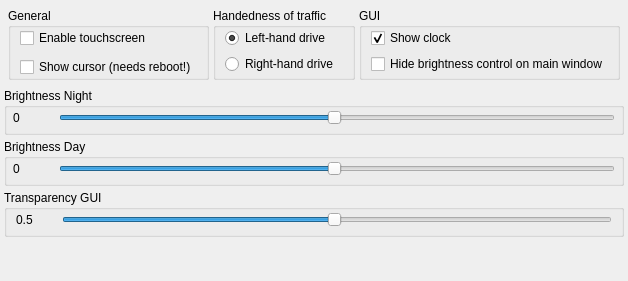
     <widget class="QWidget" name="Interface">
      <attribute name="title">
       <string>Interface</string>
      </attribute>
      <layout class="QVBoxLayout" name="_InterfaceLayout">
       <property name="spacing">
        <number>4</number>
       </property>
       <property name="leftMargin">
        <number>4</number>
       </property>
       <property name="topMargin">
        <number>4</number>
       </property>
       <property name="rightMargin">
        <number>4</number>
       </property>
       <property name="bottomMargin">
        <number>4</number>
       </property>
       <item>
        <layout class="QHBoxLayout" name="drivegui">
         <property name="spacing">
          <number>4</number>
         </property>
         <property name="leftMargin">
          <number>4</number>
         </property>
         <property name="topMargin">
          <number>4</number>
         </property>
         <property name="rightMargin">
          <number>4</number>
         </property>
         <property name="bottomMargin">
          <number>4</number>
         </property>
         <item>
          <widget class="QGroupBox" name="general">
           <property name="title">
            <string>General</string>
           </property>
           <layout class="QVBoxLayout" name="inputs">
            <property name="spacing">
             <number>9</number>
            </property>
            <property name="leftMargin">
             <number>9</number>
            </property>
            <property name="topMargin">
             <number>0</number>
            </property>
            <property name="rightMargin">
             <number>9</number>
            </property>
            <property name="bottomMargin">
             <number>0</number>
            </property>
            <item>
             <widget class="QCheckBox" name="CheckBoxEnableTouchscreen">
              <property name="text">
               <string>Enable touchscreen</string>
              </property>
             </widget>
            </item>
            <item>
             <widget class="QCheckBox" name="CheckBoxShowCursor">
              <property name="text">
               <string>Show cursor (needs reboot!)</string>
              </property>
             </widget>
            </item>
           </layout>
          </widget>
         </item>
         <item>
          <widget class="QWidget" name="verticalWidget_2" native="true">
           <layout class="QVBoxLayout" name="verticalLayout_12">
            <property name="leftMargin">
             <number>0</number>
            </property>
            <property name="topMargin">
             <number>0</number>
            </property>
            <property name="rightMargin">
             <number>0</number>
            </property>
            <property name="bottomMargin">
             <number>0</number>
            </property>
            <item>
             <widget class="QGroupBox" name="GroupHandenessOfTraffic">
              <property name="title">
               <string>Handedness of traffic</string>
              </property>
              <property name="alignment">
               <set>Qt::AlignLeading|Qt::AlignLeft|Qt::AlignTop</set>
              </property>
              <layout class="QVBoxLayout" name="verticalLayout_23">
               <property name="topMargin">
                <number>0</number>
               </property>
               <property name="bottomMargin">
                <number>2</number>
               </property>
               <item>
                <widget class="QRadioButton" name="RadioLeftHandDrive">
                 <property name="sizePolicy">
                  <sizepolicy hsizetype="Expanding" vsizetype="Fixed">
                   <horstretch>0</horstretch>
                   <verstretch>0</verstretch>
                  </sizepolicy>
                 </property>
                 <property name="text">
                  <string>Left-hand drive</string>
                 </property>
                 <property name="checked">
                  <bool>true</bool>
                 </property>
                </widget>
               </item>
               <item>
                <widget class="QRadioButton" name="RadioRightHandDrive">
                 <property name="sizePolicy">
                  <sizepolicy hsizetype="Expanding" vsizetype="Fixed">
                   <horstretch>0</horstretch>
                   <verstretch>0</verstretch>
                  </sizepolicy>
                 </property>
                 <property name="text">
                  <string>Right-hand drive</string>
                 </property>
                </widget>
               </item>
              </layout>
             </widget>
            </item>
           </layout>
          </widget>
         </item>
         <item>
          <widget class="QGroupBox" name="groupBoxGUI">
           <property name="title">
            <string>GUI</string>
           </property>
           <layout class="QVBoxLayout" name="verticalLayout_24">
            <property name="topMargin">
             <number>0</number>
            </property>
            <property name="bottomMargin">
             <number>2</number>
            </property>
            <item>
             <widget class="QCheckBox" name="CheckBoxShowClock">
              <property name="sizePolicy">
               <sizepolicy hsizetype="Expanding" vsizetype="Fixed">
                <horstretch>0</horstretch>
                <verstretch>0</verstretch>
               </sizepolicy>
              </property>
              <property name="text">
               <string>Show clock</string>
              </property>
              <property name="checked">
               <bool>true</bool>
              </property>
             </widget>
            </item>
            <item>
             <widget class="QCheckBox" name="CheckBoxHideBrightnessControl">
              <property name="text">
               <string>Hide brightness control on main window</string>
              </property>
             </widget>
            </item>
           </layout>
          </widget>
         </item>
        </layout>
       </item>
       <item>
        <widget class="QGroupBox" name="GroupSliderNight">
         <property name="sizePolicy">
          <sizepolicy hsizetype="Expanding" vsizetype="Fixed">
           <horstretch>0</horstretch>
           <verstretch>0</verstretch>
          </sizepolicy>
         </property>
         <property name="title">
          <string>Brightness Night</string>
         </property>
         <layout class="QFormLayout" name="formLayout_17">
          <property name="leftMargin">
           <number>6</number>
          </property>
          <property name="topMargin">
           <number>0</number>
          </property>
          <property name="rightMargin">
           <number>6</number>
          </property>
          <property name="bottomMargin">
           <number>4</number>
          </property>
          <item row="1" column="0">
           <widget class="QLabel" name="labelBrightnessNight">
            <property name="sizePolicy">
             <sizepolicy hsizetype="Minimum" vsizetype="Fixed">
              <horstretch>0</horstretch>
              <verstretch>0</verstretch>
             </sizepolicy>
            </property>
            <property name="minimumSize">
             <size>
              <width>40</width>
              <height>20</height>
             </size>
            </property>
            <property name="maximumSize">
             <size>
              <width>16777215</width>
              <height>20</height>
             </size>
            </property>
            <property name="text">
             <string>0</string>
            </property>
           </widget>
          </item>
          <item row="1" column="1">
           <widget class="QSlider" name="horizontalSliderNight">
            <property name="sizePolicy">
             <sizepolicy hsizetype="Expanding" vsizetype="Expanding">
              <horstretch>0</horstretch>
              <verstretch>0</verstretch>
             </sizepolicy>
            </property>
            <property name="minimum">
             <number>1</number>
            </property>
            <property name="maximum">
             <number>100</number>
            </property>
            <property name="value">
             <number>50</number>
            </property>
            <property name="orientation">
             <enum>Qt::Horizontal</enum>
            </property>
           </widget>
          </item>
         </layout>
        </widget>
       </item>
       <item>
        <widget class="QGroupBox" name="GroupSliderDay">
         <property name="sizePolicy">
          <sizepolicy hsizetype="Expanding" vsizetype="Fixed">
           <horstretch>0</horstretch>
           <verstretch>0</verstretch>
          </sizepolicy>
         </property>
         <property name="title">
          <string>Brightness Day</string>
         </property>
         <layout class="QFormLayout" name="formLayout_8">
          <property name="verticalSpacing">
           <number>6</number>
          </property>
          <property name="leftMargin">
           <number>6</number>
          </property>
          <property name="topMargin">
           <number>0</number>
          </property>
          <property name="rightMargin">
           <number>6</number>
          </property>
          <property name="bottomMargin">
           <number>4</number>
          </property>
          <item row="1" column="0">
           <widget class="QLabel" name="labelBrightnessDay">
            <property name="sizePolicy">
             <sizepolicy hsizetype="Minimum" vsizetype="Fixed">
              <horstretch>0</horstretch>
              <verstretch>0</verstretch>
             </sizepolicy>
            </property>
            <property name="minimumSize">
             <size>
              <width>40</width>
              <height>20</height>
             </size>
            </property>
            <property name="maximumSize">
             <size>
              <width>16777215</width>
              <height>20</height>
             </size>
            </property>
            <property name="text">
             <string>0</string>
            </property>
           </widget>
          </item>
          <item row="1" column="1">
           <widget class="QSlider" name="horizontalSliderDay">
            <property name="sizePolicy">
             <sizepolicy hsizetype="Expanding" vsizetype="Expanding">
              <horstretch>0</horstretch>
              <verstretch>0</verstretch>
             </sizepolicy>
            </property>
            <property name="minimum">
             <number>1</number>
            </property>
            <property name="maximum">
             <number>100</number>
            </property>
            <property name="value">
             <number>50</number>
            </property>
            <property name="orientation">
             <enum>Qt::Horizontal</enum>
            </property>
           </widget>
          </item>
         </layout>
        </widget>
       </item>
       <item>
        <widget class="QGroupBox" name="GroupAlpha">
         <property name="sizePolicy">
          <sizepolicy hsizetype="Expanding" vsizetype="Fixed">
           <horstretch>0</horstretch>
           <verstretch>0</verstretch>
          </sizepolicy>
         </property>
         <property name="title">
          <string>Transparency GUI</string>
         </property>
         <layout class="QFormLayout" name="formLayout_15">
          <property name="topMargin">
           <number>0</number>
          </property>
          <property name="bottomMargin">
           <number>4</number>
          </property>
          <item row="1" column="1">
           <widget class="QSlider" name="horizontalSliderAlphaTrans">
            <property name="sizePolicy">
             <sizepolicy hsizetype="Expanding" vsizetype="Expanding">
              <horstretch>0</horstretch>
              <verstretch>0</verstretch>
             </sizepolicy>
            </property>
            <property name="minimum">
             <number>1</number>
            </property>
            <property name="maximum">
             <number>100</number>
            </property>
            <property name="value">
             <number>50</number>
            </property>
            <property name="orientation">
             <enum>Qt::Horizontal</enum>
            </property>
           </widget>
          </item>
          <item row="1" column="0">
           <widget class="QLabel" name="labelAlphaTransValue">
            <property name="sizePolicy">
             <sizepolicy hsizetype="Minimum" vsizetype="Fixed">
              <horstretch>0</horstretch>
              <verstretch>0</verstretch>
             </sizepolicy>
            </property>
            <property name="minimumSize">
             <size>
              <width>40</width>
              <height>20</height>
             </size>
            </property>
            <property name="maximumSize">
             <size>
              <width>16777215</width>
              <height>20</height>
             </size>
            </property>
            <property name="text">
             <string>0.5</string>
            </property>
           </widget>
          </item>
         </layout>
        </widget>
       </item>
       <item>
        <spacer name="verticalSpacer">
         <property name="orientation">
          <enum>Qt::Vertical</enum>
         </property>
         <property name="sizeHint" stdset="0">
          <size>
           <width>20</width>
           <height>40</height>
          </size>
         </property>
        </spacer>
       </item>
      </layout>
     </widget>
